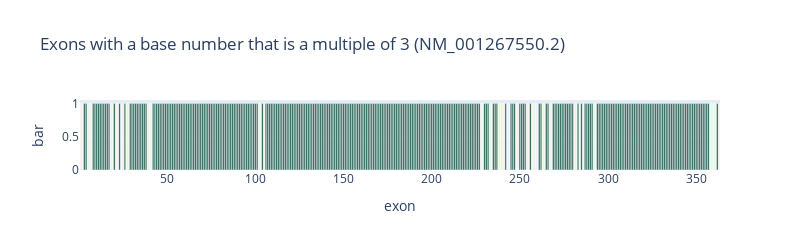

Notebook code for this chart:
### Markdown cell above
![PSI](../data/pic/Figure5A.png)

### Code cell
# エクソン配列が3の倍数であるエクソンの表示
exon_3x = []
for i in range(gbk.exon_num()):
    if len(gbk.exon_seq(i+1)) % 3 == 0:
        exon_3x.append(1)
    else:
        exon_3x.append(0)
df = pd.DataFrame({"exon":[i+1 for i in range(gbk.exon_num())], 
                   "existence":exon_3x, 
                   "length":[len(gbk.exon_seq(i+1)) for i in range(gbk.exon_num())], 
                   "bar": [1 for i in range(gbk.exon_num())]})

fig = px.bar(df, x="exon", y="bar", color='existence', hover_data={'exon': True, 'existence': False, 'length': True, 'bar':False}, 
             title=f"Exons with a base number that is a multiple of 3 (NM_001267550.2)", color_continuous_scale='YlGn')
fig.update_layout(width=800, height=250)
fig.update_coloraxes(showscale=False)
fig.show()

### Figure 1 — Plotly figure (JSON) as saved in the notebook; plotly's stock layout.template omitted (floating-point values rounded to 4 significant figures; data arrays with more than 128 entries replaced by an {"elided": "..."} marker saying what was removed)
{"data": [{"alignmentgroup": "True", "customdata": {"elided": "363x2 int values"}, "hovertemplate": "exon=%{x}<br>length=%{customdata[1]}<extra></extra>", "legendgroup": "", "marker": {"color": {"elided": "363 int values"}, "coloraxis": "coloraxis", "pattern": {"shape": ""}}, "name": "", "offsetgroup": "", "orientation": "v", "showlegend": false, "textposition": "auto", "type": "bar", "x": {"elided": "363 int values"}, "xaxis": "x", "y": {"elided": "363 int values"}, "yaxis": "y"}], "layout": {"barmode": "relative", "coloraxis": {"colorbar": {"title": {"text": "existence"}}, "colorscale": [[0, "rgb(255,255,229)"], [0.125, "rgb(247,252,185)"], [0.25, "rgb(217,240,163)"], [0.375, "rgb(173,221,142)"], [0.5, "rgb(120,198,121)"], [0.625, "rgb(65,171,93)"], [0.75, "rgb(35,132,67)"], [0.875, "rgb(0,104,55)"], [1, "rgb(0,69,41)"]], "showscale": false}, "height": 250, "legend": {"tracegroupgap": 0}, "title": {"text": "Exons with a base number that is a multiple of 3 (NM_001267550.2)"}, "width": 800, "xaxis": {"anchor": "y", "domain": [0, 1], "title": {"text": "exon"}}, "yaxis": {"anchor": "x", "domain": [0, 1], "title": {"text": "bar"}}}}
